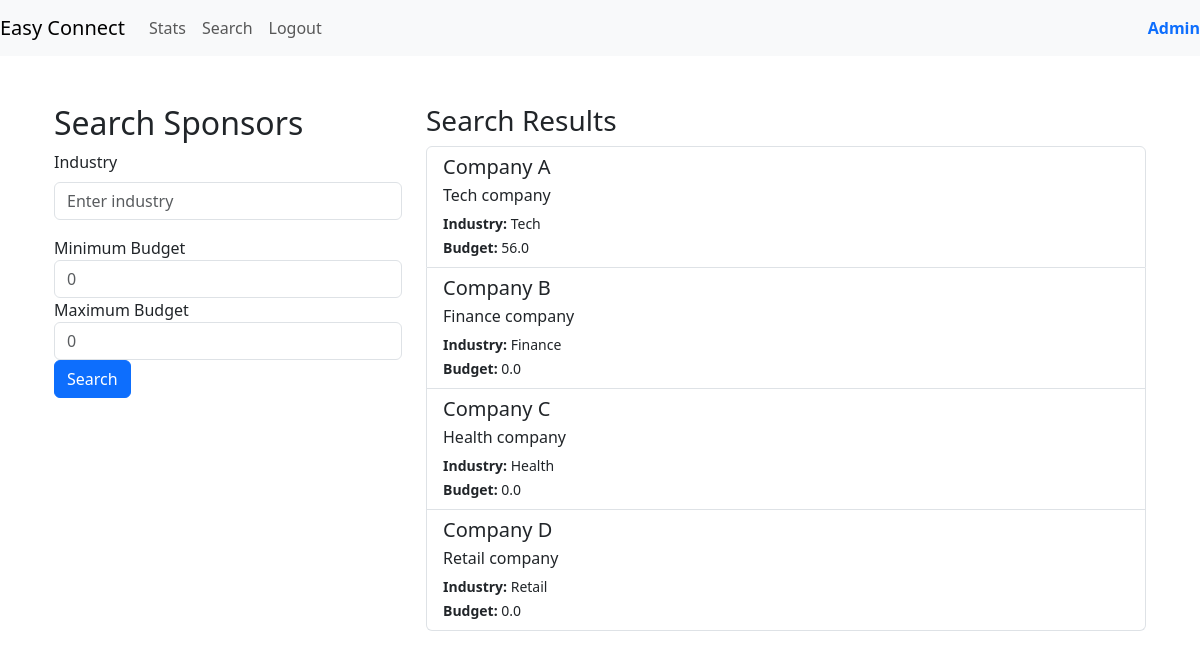
The app's page /search_sponsors (signed in) with its own data.
### models.py (models this page shows)
class Sponsor(db.Model):
    __tablename__ = 'sponsors'
    sponsor_id = db.Column(db.Integer, primary_key=True, autoincrement=True)
    id = db.Column(db.Integer, db.ForeignKey('user.id'), nullable=False)
    company_name = db.Column(db.String(64))
    industry = db.Column(db.String(32))
    budget = db.Column(db.Float(10, 2))
    bio = db.Column(db.String(256))
    user = db.relationship('User', backref=db.backref('sponsors', lazy=True))

### routes.py (the view, shortened to what this page needs)
@app.route('/search_sponsors', methods=['GET', 'POST'])
@auth_rep
def search_sponsors():  # Used by admin to search for sponsors
    if session['role_id'] == 1:
        query = Sponsor.query
    search_results = query.all()
    return render_template('search_sponsors.html', search_results=search_results)

### routes.py (called while the page is built)
def auth_rep(func):
    @wraps(func)
    def inner(*args,**kwargs):
        if 'user_id' in session:
            user = User.query.get(session['user_id'])
            if user.is_flagged:
                flash('Your account is flagged and cannot perform this action.', 'error')
                return redirect(url_for('login'))
            return func(*args,**kwargs)
        else:
            flash('You are not logged in,Please login to proceed','error')
            return redirect(url_for('login'))
    return inner

### templates/search_sponsors.html (shortened to what this page needs)
{% extends 'layout.html' %}
{% block content %}
<div class="container">
    <div class="row">
        <div class="col-md-4">
            <h2>Search Sponsors</h2>
            <form action="{{ url_for('search_sponsors') }}" method="POST">
                <div class="mb-3">
                    <label for="industry" class="form-label">Industry</label>
                    <input type="text" id="industry" name="industry" class="form-control" placeholder="Enter industry">
                </div>
                <div class="form-group">
                    <label for="min_budget">Minimum Budget</label>
                    <input type="number" step="0.01" name="min_budget" id="min_budget" class="form-control" placeholder="0">
                </div>
                <div class="form-group">
                    <label for="max_budget">Maximum Budget</label>
                    <input type="number" step="0.01" name="max_budget" id="max_budget" class="form-control" placeholder="0">
                </div>
                <button type="submit" class="btn btn-primary">Search</button>
            </form>
        </div>
        <div class="col-md-8">
            <h3>Search Results</h3>
            <div class="list-group">
                {% if search_results %}
                    {% for sponsor in search_results %}
                        <a href="{{ url_for('view_profile', user_id=sponsor.id) }}" class="list-group-item list-group-item-action">
                            <h5 class="mb-1">{{ sponsor.company_name }}</h5>
                            <p class="mb-1">{{ sponsor.bio }}</p>
                            <small><strong>Industry:</strong> {{ sponsor.industry }}</small><br>
                            <small><strong>Budget:</strong> {{ sponsor.budget | default(0) | float | round(2) }}</small>
                        </a>
                    {% endfor %}
                {% else %}
                    <p>No sponsors found matching your criteria.</p>
                {% endif %}
            </div>
        </div>
    </div>
</div>
{% endblock %}

### records on screen
Sponsor: company_name "Company A", bio "Tech company", industry "Tech", budget "56.0"
Sponsor: company_name "Company B", bio "Finance company", industry "Finance", budget "0.0"
Sponsor: company_name "Company C", bio "Health company", industry "Health", budget "0.0"
Sponsor: company_name "Company D", bio "Retail company", industry "Retail", budget "0.0"
